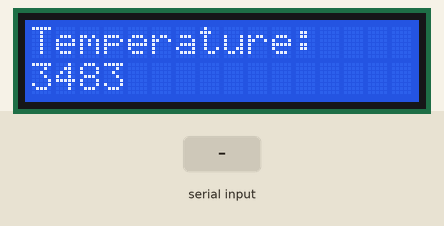
This sketch was run on a simulated Arduino Uno, built with avr-gcc and run on an emulated ATmega328P. Shown: 16×2 character LCD. The test bench sets the inputs (shaded band). What the sketch prints to the serial monitor is not drawn.

Above: at 1.2 s.
1.3 s: "90,45\n" received over Serial
At 2.5 s:
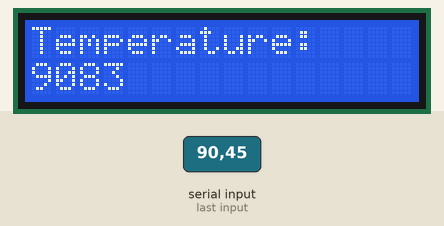
At 3.4 s:
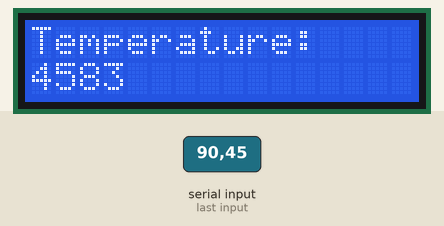
Timing chart, 0 to 4.9 s (numbered marks = the images above; inputs shaded):
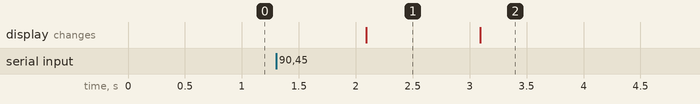

The sketch:

lcdtemp.ino
```cpp
#include <Wire.h>
#include <LiquidCrystal_I2C.h>

LiquidCrystal_I2C lcd(0x27,16,2);  // set the LCD address to 0x27 for a 16 chars and 2 line display

void setup()
{
  Serial.begin(9600);
  lcd.init();
  lcd.backlight();
  lcd.setCursor(0,0);
  lcd.print("Temperature: ");
}


void loop()
{
  int receivedNum;
  if (Serial.available() > 0){
    receivedNum = Serial.parseInt();
  }
  lcd.setCursor(0,1);
  lcd.print(receivedNum);
  Serial.print("Received: ");
  Serial.println(receivedNum);
  delay(1000);
}
```

Measured:
- after the input at 1.3 s, the display: changes after 0.79 s (image 1)
- what the display in image 1 shows lasts 1.0 s, from 2.1 s to 3.1 s
